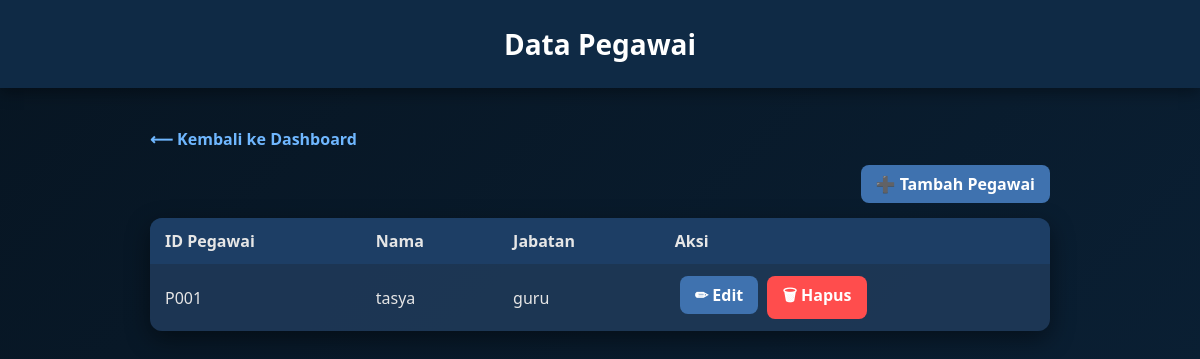
/admin_app/pegawai/, run on the app's committed database.
### admin_app/models.py (models this page shows, shortened)
class Pegawai(models.Model):
    id_pegawai = models.CharField(max_length=10, unique=True, editable=False)
    JABATAN_CHOICES = [
        ("guru", "Guru"),
        ("staff", "Staff"),
        ("admin", "Admin"),
    ]
    nama = models.CharField(max_length=200)
    jabatan = models.CharField(max_length=20, choices=JABATAN_CHOICES)
    gaji_pokok = models.IntegerField(default=0)

### admin_app/views.py (the view)
# urls.py: path("pegawai/", views.list_pegawai, name="list_pegawai"),
def list_pegawai(request):
    data = Pegawai.objects.all()
    return render(request, "admin_app/pegawai.html", {"pegawai_list": data})

### admin_app/templates/admin_app/pegawai.html (shortened to what this page needs)
<!DOCTYPE html>
<html lang="en">
<head>
</head>
<body>
<header>Data Pegawai</header>
<div class="wrapper">
    <a href="{% url 'index' %}" class="back">⟵ Kembali ke Dashboard</a>
    <div class="top-actions">
        <a href="{% url 'tambah_pegawai' %}" class="button">➕ Tambah Pegawai</a>
    </div>
    <table>
        <tr>
            <th>ID Pegawai</th>
            <th>Nama</th>
            <th>Jabatan</th>
            <th>Aksi</th>
        </tr>
        {% for p in pegawai_list %}
        <tr>
            <td>{{ p.id_pegawai }}</td>
            <td>{{ p.nama }}</td>
            <td>{{ p.jabatan }}</td>
            <td>
                <a href="{% url 'edit_pegawai' p.id %}" class="button">✏ Edit</a>
                <a href="{% url 'hapus_pegawai' p.id %}" class="button delete-button">🗑 Hapus</a>
            </td>
        </tr>
        {% empty %}
        <tr>
            <td colspan="4" style="text-align:center;">Belum ada data pegawai</td>
        </tr>
        {% endfor %}
    </table>
</div>
</body>
</html>

### admin_app/templates/admin_app/pegawai.html (style rules this page uses)
body { margin: 0; font-family: "Segoe UI", sans-serif; background: linear-gradient(135deg, #071522, #0a1f33); color: #e6e6e6; }
header { background: #0f2a45; padding: 25px 0; text-align: center; font-size: 28px; font-weight: 600; color: #fff; box-shadow: 0 4px 15px rgba(0,0,0,0.4); }
.wrapper { max-width: 900px; margin: 40px auto; padding: 0 20px; }
a.back { display: inline-block; margin-bottom: 15px; color: #6fb7ff; text-decoration: none; font-weight: bold; }
.top-actions { margin-bottom: 15px; text-align: right; }
a.button { display: inline-block; padding: 8px 15px; background: #3f72af; color: #fff; border-radius: 8px; text-decoration: none; font-weight: bold; transition: 0.3s; margin-left: 5px; }
a.delete-button { background: #ff4d4d; }
table { width: 100%; border-collapse: collapse; background: rgba(17,45,78,0.9); border-radius: 12px; overflow: hidden; box-shadow: 0 8px 25px rgba(0,0,0,0.45); }
th, td { padding: 12px 15px; text-align: left; }
th { background: rgba(31,65,105,0.9); }
tr:nth-child(even) { background: rgba(255,255,255,0.05); }

### data on the page
Pegawai: id_pegawai "P001", nama "tasya", jabatan "guru"
